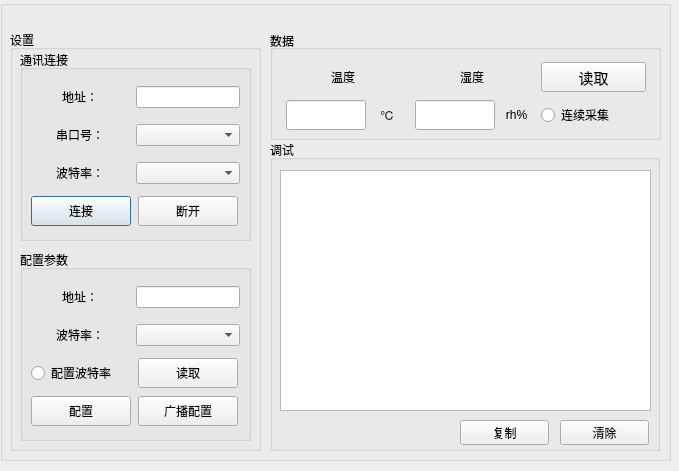
<?xml version="1.0" encoding="UTF-8"?>
<ui version="4.0">
 <class>Dialog</class>
 <widget class="QDialog" name="Dialog">
  <property name="geometry">
   <rect>
    <x>0</x>
    <y>0</y>
    <width>679</width>
    <height>471</height>
   </rect>
  </property>
  <property name="minimumSize">
   <size>
    <width>679</width>
    <height>471</height>
   </size>
  </property>
  <property name="maximumSize">
   <size>
    <width>679</width>
    <height>471</height>
   </size>
  </property>
  <property name="windowTitle">
   <string>th10s</string>
  </property>
  <property name="windowIcon">
   <iconset>
    <normaloff>../1530252096.ico</normaloff>../1530252096.ico</iconset>
  </property>
  <widget class="QSplitter" name="splitter_12">
   <property name="geometry">
    <rect>
     <x>790</x>
     <y>60</y>
     <width>0</width>
     <height>75</height>
    </rect>
   </property>
   <property name="orientation">
    <enum>Qt::Horizontal</enum>
   </property>
   <widget class="QSplitter" name="splitter_14">
    <property name="orientation">
     <enum>Qt::Horizontal</enum>
    </property>
   </widget>
  </widget>
  <widget class="QSplitter" name="splitter_15">
   <property name="geometry">
    <rect>
     <x>780</x>
     <y>170</y>
     <width>0</width>
     <height>156</height>
    </rect>
   </property>
   <property name="orientation">
    <enum>Qt::Horizontal</enum>
   </property>
   <widget class="QSplitter" name="splitter_16">
    <property name="orientation">
     <enum>Qt::Horizontal</enum>
    </property>
   </widget>
  </widget>
  <widget class="QSplitter" name="splitter_9">
   <property name="geometry">
    <rect>
     <x>800</x>
     <y>470</y>
     <width>0</width>
     <height>48</height>
    </rect>
   </property>
   <property name="orientation">
    <enum>Qt::Horizontal</enum>
   </property>
   <widget class="QSplitter" name="splitter_10">
    <property name="orientation">
     <enum>Qt::Horizontal</enum>
    </property>
   </widget>
  </widget>
  <widget class="QGroupBox" name="groupBox_5">
   <property name="geometry">
    <rect>
     <x>0</x>
     <y>0</y>
     <width>671</width>
     <height>461</height>
    </rect>
   </property>
   <property name="title">
    <string/>
   </property>
   <widget class="QGroupBox" name="groupBox">
    <property name="geometry">
     <rect>
      <x>10</x>
      <y>30</y>
      <width>251</width>
      <height>421</height>
     </rect>
    </property>
    <property name="title">
     <string>设置</string>
    </property>
    <widget class="QGroupBox" name="groupBox_3">
     <property name="geometry">
      <rect>
       <x>10</x>
       <y>20</y>
       <width>231</width>
       <height>191</height>
      </rect>
     </property>
     <property name="title">
      <string>通讯连接</string>
     </property>
     <widget class="QWidget" name="layoutWidget">
      <property name="geometry">
       <rect>
        <x>10</x>
        <y>30</y>
        <width>210</width>
        <height>151</height>
       </rect>
      </property>
      <layout class="QVBoxLayout" name="verticalLayout_8">
       <item>
        <layout class="QHBoxLayout" name="horizontalLayout_5">
         <item>
          <widget class="QLabel" name="label_5">
           <property name="minimumSize">
            <size>
             <width>100</width>
             <height>30</height>
            </size>
           </property>
           <property name="maximumSize">
            <size>
             <width>100</width>
             <height>30</height>
            </size>
           </property>
           <property name="text">
            <string>地址：</string>
           </property>
           <property name="alignment">
            <set>Qt::AlignCenter</set>
           </property>
          </widget>
         </item>
         <item>
          <widget class="QLineEdit" name="lineEdit">
           <property name="alignment">
            <set>Qt::AlignCenter</set>
           </property>
          </widget>
         </item>
        </layout>
       </item>
       <item>
        <layout class="QHBoxLayout" name="horizontalLayout">
         <item>
          <widget class="QLabel" name="label_3">
           <property name="minimumSize">
            <size>
             <width>100</width>
             <height>30</height>
            </size>
           </property>
           <property name="maximumSize">
            <size>
             <width>100</width>
             <height>30</height>
            </size>
           </property>
           <property name="text">
            <string>串口号：</string>
           </property>
           <property name="alignment">
            <set>Qt::AlignCenter</set>
           </property>
          </widget>
         </item>
         <item>
          <widget class="QComboBox" name="comboBox"/>
         </item>
        </layout>
       </item>
       <item>
        <layout class="QHBoxLayout" name="horizontalLayout_4">
         <item>
          <widget class="QLabel" name="label_4">
           <property name="minimumSize">
            <size>
             <width>100</width>
             <height>30</height>
            </size>
           </property>
           <property name="maximumSize">
            <size>
             <width>100</width>
             <height>30</height>
            </size>
           </property>
           <property name="text">
            <string>波特率：</string>
           </property>
           <property name="alignment">
            <set>Qt::AlignCenter</set>
           </property>
          </widget>
         </item>
         <item>
          <widget class="QComboBox" name="comboBox_3"/>
         </item>
        </layout>
       </item>
       <item>
        <layout class="QHBoxLayout" name="horizontalLayout_6">
         <item>
          <widget class="QPushButton" name="pushButton_4">
           <property name="minimumSize">
            <size>
             <width>100</width>
             <height>30</height>
            </size>
           </property>
           <property name="maximumSize">
            <size>
             <width>100</width>
             <height>30</height>
            </size>
           </property>
           <property name="text">
            <string>连接</string>
           </property>
          </widget>
         </item>
         <item>
          <widget class="QPushButton" name="pushButton_9">
           <property name="minimumSize">
            <size>
             <width>100</width>
             <height>30</height>
            </size>
           </property>
           <property name="maximumSize">
            <size>
             <width>100</width>
             <height>30</height>
            </size>
           </property>
           <property name="text">
            <string>断开</string>
           </property>
          </widget>
         </item>
        </layout>
       </item>
      </layout>
     </widget>
    </widget>
    <widget class="QGroupBox" name="groupBox_4">
     <property name="geometry">
      <rect>
       <x>10</x>
       <y>220</y>
       <width>231</width>
       <height>191</height>
      </rect>
     </property>
     <property name="title">
      <string>配置参数</string>
     </property>
     <widget class="QWidget" name="layoutWidget">
      <property name="geometry">
       <rect>
        <x>10</x>
        <y>30</y>
        <width>210</width>
        <height>148</height>
       </rect>
      </property>
      <layout class="QVBoxLayout" name="verticalLayout_4">
       <item>
        <layout class="QHBoxLayout" name="horizontalLayout_8">
         <item>
          <widget class="QLabel" name="label_14">
           <property name="minimumSize">
            <size>
             <width>100</width>
             <height>30</height>
            </size>
           </property>
           <property name="maximumSize">
            <size>
             <width>100</width>
             <height>30</height>
            </size>
           </property>
           <property name="text">
            <string>地址：</string>
           </property>
           <property name="alignment">
            <set>Qt::AlignCenter</set>
           </property>
          </widget>
         </item>
         <item>
          <widget class="QLineEdit" name="lineEdit_3">
           <property name="alignment">
            <set>Qt::AlignCenter</set>
           </property>
          </widget>
         </item>
        </layout>
       </item>
       <item>
        <layout class="QHBoxLayout" name="horizontalLayout_9">
         <item>
          <widget class="QLabel" name="label_15">
           <property name="minimumSize">
            <size>
             <width>100</width>
             <height>30</height>
            </size>
           </property>
           <property name="maximumSize">
            <size>
             <width>100</width>
             <height>30</height>
            </size>
           </property>
           <property name="text">
            <string>波特率：</string>
           </property>
           <property name="alignment">
            <set>Qt::AlignCenter</set>
           </property>
          </widget>
         </item>
         <item>
          <widget class="QComboBox" name="comboBox_2"/>
         </item>
        </layout>
       </item>
       <item>
        <layout class="QHBoxLayout" name="horizontalLayout_10">
         <item>
          <widget class="QRadioButton" name="radioButton_2">
           <property name="minimumSize">
            <size>
             <width>100</width>
             <height>30</height>
            </size>
           </property>
           <property name="maximumSize">
            <size>
             <width>100</width>
             <height>30</height>
            </size>
           </property>
           <property name="text">
            <string>配置波特率</string>
           </property>
          </widget>
         </item>
         <item>
          <widget class="QPushButton" name="pushButton_6">
           <property name="minimumSize">
            <size>
             <width>100</width>
             <height>30</height>
            </size>
           </property>
           <property name="maximumSize">
            <size>
             <width>100</width>
             <height>30</height>
            </size>
           </property>
           <property name="text">
            <string>读取</string>
           </property>
          </widget>
         </item>
        </layout>
       </item>
       <item>
        <layout class="QHBoxLayout" name="horizontalLayout_11">
         <item>
          <widget class="QPushButton" name="pushButton_5">
           <property name="minimumSize">
            <size>
             <width>100</width>
             <height>30</height>
            </size>
           </property>
           <property name="maximumSize">
            <size>
             <width>100</width>
             <height>30</height>
            </size>
           </property>
           <property name="text">
            <string>配置</string>
           </property>
          </widget>
         </item>
         <item>
          <widget class="QPushButton" name="pushButton_3">
           <property name="minimumSize">
            <size>
             <width>100</width>
             <height>30</height>
            </size>
           </property>
           <property name="maximumSize">
            <size>
             <width>100</width>
             <height>30</height>
            </size>
           </property>
           <property name="text">
            <string>广播配置</string>
           </property>
          </widget>
         </item>
        </layout>
       </item>
      </layout>
     </widget>
    </widget>
   </widget>
   <widget class="QGroupBox" name="groupBox">
    <property name="geometry">
     <rect>
      <x>270</x>
      <y>30</y>
      <width>391</width>
      <height>110</height>
     </rect>
    </property>
    <property name="title">
     <string>数据</string>
    </property>
    <property name="alignment">
     <set>Qt::AlignLeading|Qt::AlignLeft|Qt::AlignVCenter</set>
    </property>
    <property name="checkable">
     <bool>false</bool>
    </property>
    <widget class="QWidget" name="layoutWidget">
     <property name="geometry">
      <rect>
       <x>10</x>
       <y>30</y>
       <width>371</width>
       <height>72</height>
      </rect>
     </property>
     <layout class="QHBoxLayout" name="horizontalLayout_12">
      <item>
       <layout class="QVBoxLayout" name="verticalLayout_2">
        <item>
         <widget class="QLabel" name="label_2">
          <property name="minimumSize">
           <size>
            <width>120</width>
            <height>30</height>
           </size>
          </property>
          <property name="maximumSize">
           <size>
            <width>120</width>
            <height>30</height>
           </size>
          </property>
          <property name="text">
           <string>温度</string>
          </property>
          <property name="alignment">
           <set>Qt::AlignCenter</set>
          </property>
         </widget>
        </item>
        <item>
         <layout class="QHBoxLayout" name="horizontalLayout_2">
          <item>
           <widget class="QLineEdit" name="lineEdit_4">
            <property name="minimumSize">
             <size>
              <width>80</width>
              <height>30</height>
             </size>
            </property>
            <property name="maximumSize">
             <size>
              <width>80</width>
              <height>30</height>
             </size>
            </property>
            <property name="alignment">
             <set>Qt::AlignCenter</set>
            </property>
           </widget>
          </item>
          <item>
           <widget class="QLabel" name="label_10">
            <property name="minimumSize">
             <size>
              <width>25</width>
              <height>30</height>
             </size>
            </property>
            <property name="maximumSize">
             <size>
              <width>20</width>
              <height>30</height>
             </size>
            </property>
            <property name="text">
             <string>℃</string>
            </property>
            <property name="alignment">
             <set>Qt::AlignCenter</set>
            </property>
           </widget>
          </item>
         </layout>
        </item>
       </layout>
      </item>
      <item>
       <layout class="QVBoxLayout" name="verticalLayout_3">
        <item>
         <widget class="QLabel" name="label_12">
          <property name="minimumSize">
           <size>
            <width>120</width>
            <height>30</height>
           </size>
          </property>
          <property name="maximumSize">
           <size>
            <width>120</width>
            <height>30</height>
           </size>
          </property>
          <property name="text">
           <string>湿度</string>
          </property>
          <property name="alignment">
           <set>Qt::AlignCenter</set>
          </property>
         </widget>
        </item>
        <item>
         <layout class="QHBoxLayout" name="horizontalLayout_3">
          <item>
           <widget class="QLineEdit" name="lineEdit_5">
            <property name="minimumSize">
             <size>
              <width>80</width>
              <height>30</height>
             </size>
            </property>
            <property name="maximumSize">
             <size>
              <width>80</width>
              <height>30</height>
             </size>
            </property>
            <property name="alignment">
             <set>Qt::AlignCenter</set>
            </property>
           </widget>
          </item>
          <item>
           <widget class="QLabel" name="label_13">
            <property name="minimumSize">
             <size>
              <width>25</width>
              <height>30</height>
             </size>
            </property>
            <property name="maximumSize">
             <size>
              <width>25</width>
              <height>30</height>
             </size>
            </property>
            <property name="text">
             <string>rh%</string>
            </property>
            <property name="alignment">
             <set>Qt::AlignCenter</set>
            </property>
           </widget>
          </item>
         </layout>
        </item>
       </layout>
      </item>
      <item>
       <layout class="QVBoxLayout" name="verticalLayout">
        <item>
         <widget class="QPushButton" name="pushButton_2">
          <property name="minimumSize">
           <size>
            <width>105</width>
            <height>30</height>
           </size>
          </property>
          <property name="maximumSize">
           <size>
            <width>105</width>
            <height>30</height>
           </size>
          </property>
          <property name="font">
           <font>
            <pointsize>11</pointsize>
           </font>
          </property>
          <property name="text">
           <string>读取</string>
          </property>
         </widget>
        </item>
        <item>
         <widget class="QRadioButton" name="radioButton">
          <property name="minimumSize">
           <size>
            <width>105</width>
            <height>30</height>
           </size>
          </property>
          <property name="maximumSize">
           <size>
            <width>105</width>
            <height>30</height>
           </size>
          </property>
          <property name="text">
           <string>连续采集</string>
          </property>
         </widget>
        </item>
       </layout>
      </item>
     </layout>
    </widget>
   </widget>
   <widget class="QGroupBox" name="groupBox_2">
    <property name="geometry">
     <rect>
      <x>270</x>
      <y>140</y>
      <width>390</width>
      <height>311</height>
     </rect>
    </property>
    <property name="title">
     <string>调试</string>
    </property>
    <widget class="QPushButton" name="pushButton_7">
     <property name="geometry">
      <rect>
       <x>190</x>
       <y>280</y>
       <width>89</width>
       <height>25</height>
      </rect>
     </property>
     <property name="text">
      <string>复制</string>
     </property>
    </widget>
    <widget class="QPushButton" name="pushButton_8">
     <property name="geometry">
      <rect>
       <x>290</x>
       <y>280</y>
       <width>89</width>
       <height>25</height>
      </rect>
     </property>
     <property name="text">
      <string>清除</string>
     </property>
    </widget>
    <widget class="QTextBrowser" name="textBrowser">
     <property name="geometry">
      <rect>
       <x>10</x>
       <y>30</y>
       <width>371</width>
       <height>241</height>
      </rect>
     </property>
     <property name="minimumSize">
      <size>
       <width>371</width>
       <height>241</height>
      </size>
     </property>
     <property name="maximumSize">
      <size>
       <width>371</width>
       <height>241</height>
      </size>
     </property>
    </widget>
   </widget>
  </widget>
 </widget>
 <resources/>
 <connections/>
</ui>
